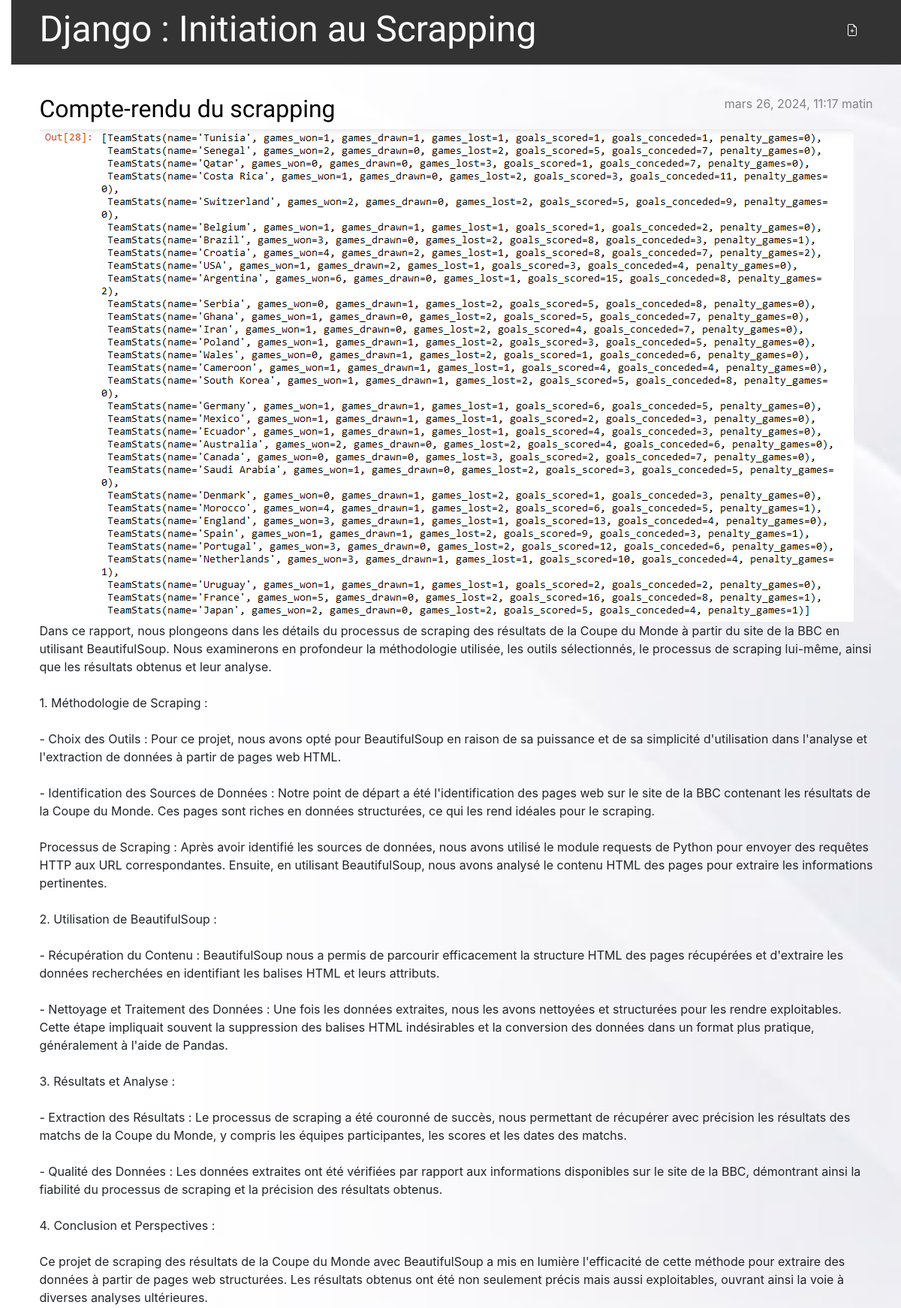
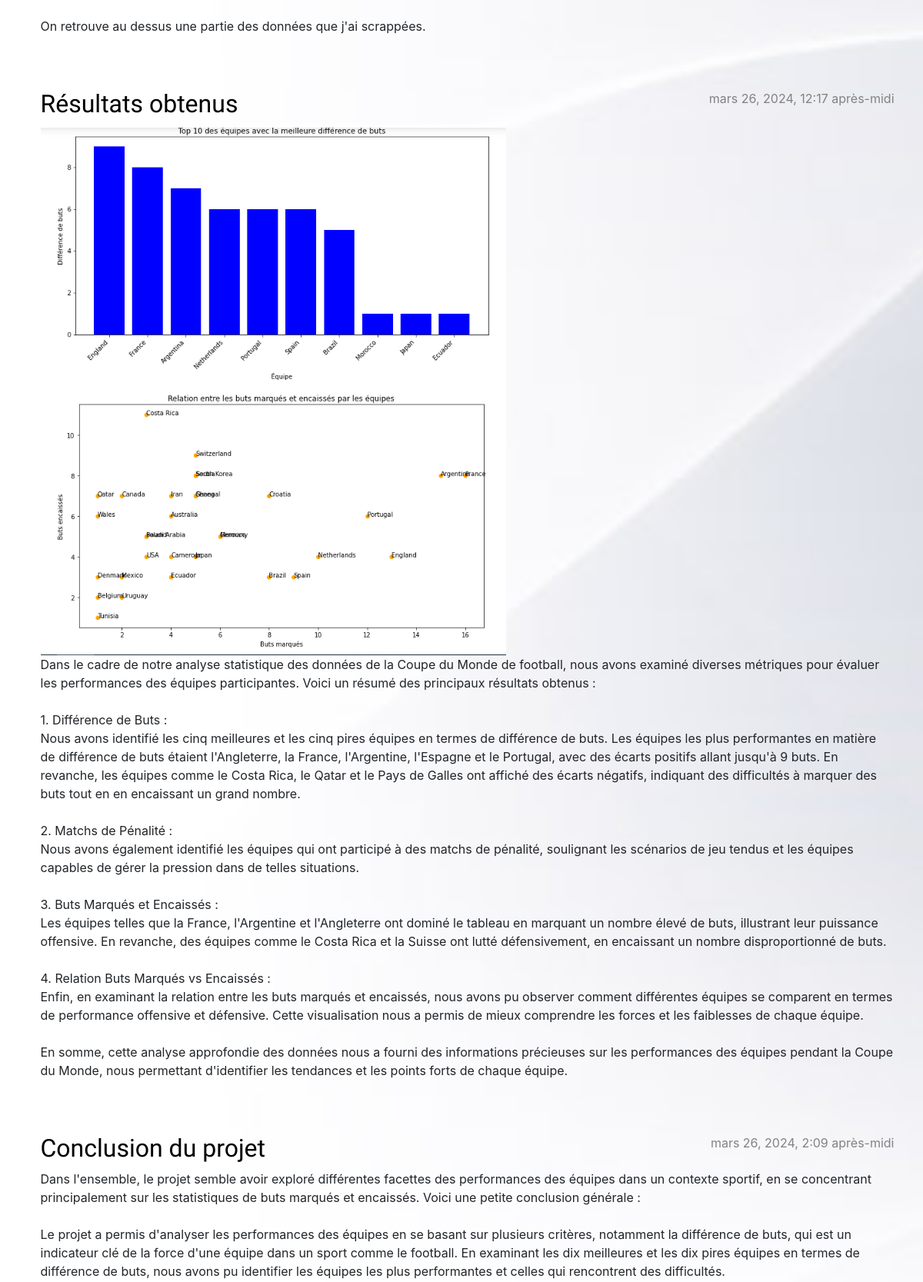
The page / (upper part) on the database its author committed (2 pictures, top to bottom).
### blog/models.py (models this page shows, shortened)
class Post(models.Model):
    author = models.ForeignKey(settings.AUTH_USER_MODEL, on_delete=models.CASCADE)
    title = models.CharField(max_length=200)
    text = models.TextField()
    image = models.ImageField(upload_to='images/', blank=True, null=True)  # Champ pour les images
    created_date = models.DateTimeField(default=timezone.now)
    published_date = models.DateTimeField(blank=True, null=True)

### blog/views.py (the view)
# urls.py: path('', views.post_list, name='post_list'),
def post_list(request):
    posts = Post.objects.filter(published_date__lte=timezone.now()).order_by('published_date')
    return render(request, 'blog/post_list.html', {'posts': posts})

### blog/templates/blog/post_list.html
{% extends 'blog/base.html' %}
{% block content %}
    {% for post in posts %}
        <article class="post">
            <time class="date">
                {{ post.published_date }}
            </time>
            <h2><a href="{% url 'post_detail' pk=post.pk %}">{{ post.title }}</a></h2>
            {% if post.image %}
                <img src="{{ post.image.url }}" alt="Image">
            {% endif %}
            <p>{{ post.text|linebreaksbr }}</p>
        </article>
    {% endfor %}
{% endblock %}

### blog/static/css/blog.css (style rules this page uses)
h1 a, h2 a { color: #C25100; font-family: 'Lobster'; }
body { padding-left: 15px; }
h1, h2, h3, h4 { font-family: 'Lobster', cursive; }
.date { color: #828282; }
.post { margin-bottom: 70px; }
.post h2 a, .post h2 a:visited { color: #000000; }
.post > .date, .post > .actions { float: right; }

### rows shown on the page
Post: published_date "mars 26, 2024, 11:17 matin", title "Compte-rendu du scrapping", image (picture), text "Dans ce rapport, nous plongeons dans les détails du processus de scraping des résultats de la Coupe du Monde à partir du site de la BBC en utilisant BeautifulSoup. Nous examinerons en profondeur la méthodologie utilisée, les outils sélectionnés, le processus de scraping lui-même, ainsi que les résultats obtenus et leur analyse. 1. Méthodologie de Scraping : - Choix des Outils : Pour ce projet, nous avons opté pour BeautifulSoup en raison de sa puissance et de sa simplicité d'utilisation dans l'analyse et l'extraction de données à partir de pages web HTML. - Identification des Sources de Données : Notre point de départ a été l'identification des pages web sur le site de la BBC contenant les…"
Post: published_date "mars 26, 2024, 12:17 après-midi", title "Résultats obtenus", image (picture), text "Dans le cadre de notre analyse statistique des données de la Coupe du Monde de football, nous avons examiné diverses métriques pour évaluer les performances des équipes participantes. Voici un résumé des principaux résultats obtenus : 1. Différence de Buts : Nous avons identifié les cinq meilleures et les cinq pires équipes en termes de différence de buts. Les équipes les plus performantes en matière de différence de buts étaient l'Angleterre, la France, l'Argentine, l'Espagne et le Portugal, avec des écarts positifs allant jusqu'à 9 buts. En revanche, les équipes comme le Costa Rica, le Qatar et le Pays de Galles ont affiché des écarts négatifs, indiquant des difficultés à marquer des buts…"
Post: published_date "mars 26, 2024, 2:09 après-midi", title "Conclusion du projet", text "Dans l'ensemble, le projet semble avoir exploré différentes facettes des performances des équipes dans un contexte sportif, en se concentrant principalement sur les statistiques de buts marqués et encaissés. Voici une petite conclusion générale : Le projet a permis d'analyser les performances des équipes en se basant sur plusieurs critères, notamment la différence de buts, qui est un indicateur clé de la force d'une équipe dans un sport comme le football. En examinant les dix meilleures et les dix pires équipes en termes de différence de buts, nous avons pu identifier les équipes les plus performantes et celles qui rencontrent des difficultés."
